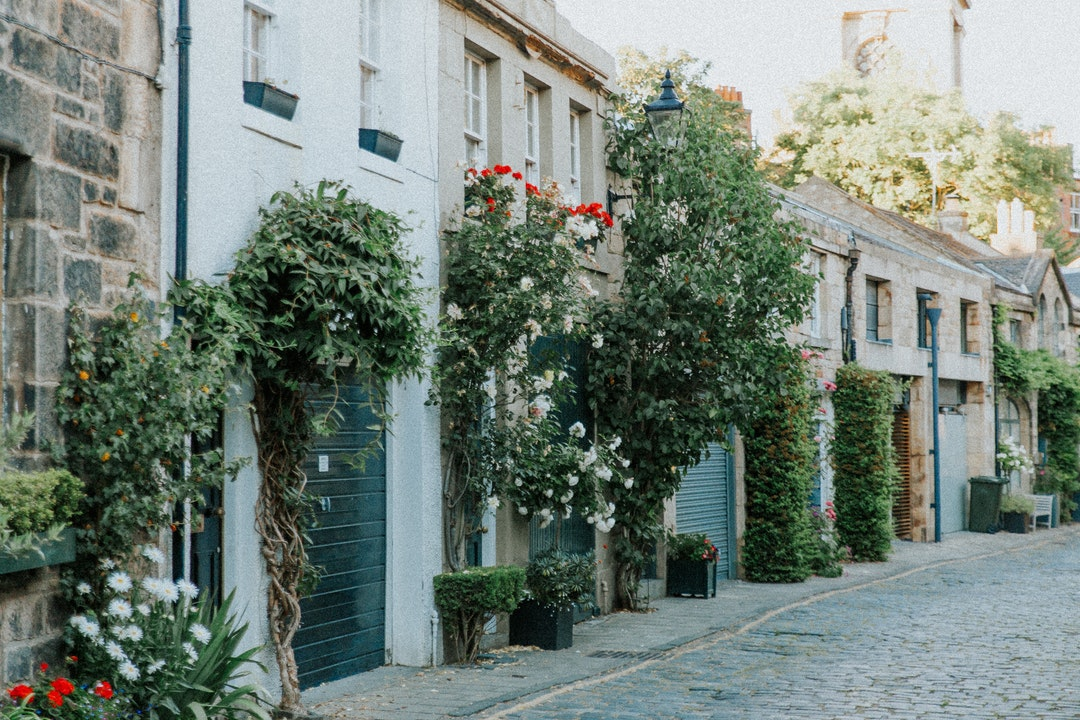
#> input picture images/sample.jpg, 1080 x 720 px
$ python palette_finder.py
#> lines starting #> are read from the running program, lines starting #| are printed output that depends on the picture
import cv2
import numpy as np

from sklearn import cluster


def get_histogram(model):
    num_labels = np.arange(0, len(np.unique(model.labels_)) + 1)
    hist, bin_edges = np.histogram(model.labels_, bins=num_labels, density=1)
    return hist


def plot_colors(hist, model, height=720, width=360):

    #sort data in non-decreasing order
    palette = model.cluster_centers_.astype(int)
    palette = palette[(-hist).argsort()]
    hist = hist[(-hist).argsort()]

    #create palette bars
    bar = np.zeros((height, width, 3), dtype = "uint8")
    start = 0

    for (percent, color) in zip(hist, palette):
        end = start + (percent * height)
        cv2.rectangle(bar, (0, int(start)), (width, int(end)),
                color.astype("uint8").tolist(), -1)
        start = end

    return bar


def get_palette(filename, n_colors=5):
#> called with filename = './images/sample.jpg', n_colors = 5
    save_file='tmp_palette.jpg'
    image = cv2.imread(filename)
#> image is the input picture: shape (720, 1080, 3); mean B, G, R 120.9, 130, 117.3
    image = image.reshape((image.shape[0] * image.shape[1], 3))

    #cluster pixels using k-means
    model = cluster.KMeans(n_clusters=n_colors)
    model.fit(image)
    hist = get_histogram(model)
    bar = plot_colors(hist, model)
#> after the loop in plot_colors, `for (percent, color) in zip(hist, palette):`:
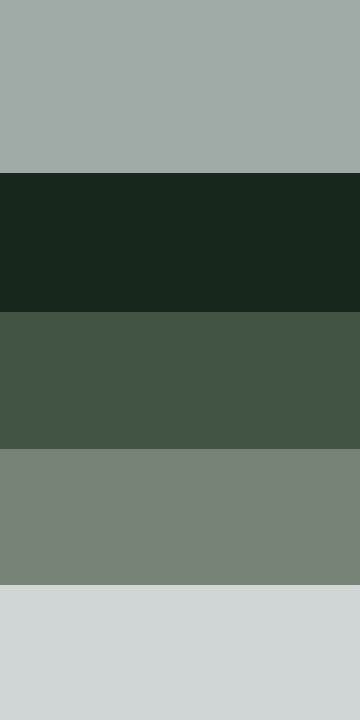
#> bar: shape (720, 360, 3); mean of channels 0, 1, 2 120.5, 129.4, 116.7; drawn as B, G, R
    cv2.imwrite(save_file, bar)

    return save_file


def format_images(img_names, width=3):
#> called with width = 3
    save_file='tweet_img.jpg'
    images = [cv2.imread(f) for f in img_names]
#> images = 2 items

    height = images[0].shape[0]
#> height = 720
    bar = np.zeros((height, width, 3), dtype = "uint8")
    cv2.rectangle(bar, (0, 0), (width, height), (255, 255, 255), -1)
    images.insert(1, bar)
    new_image = np.concatenate(images, axis=1)
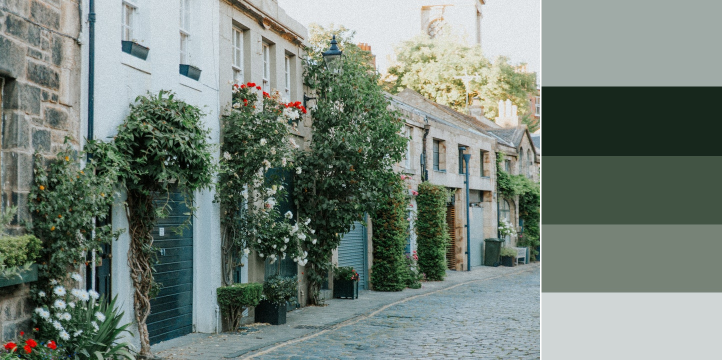
#> new_image: shape (720, 1443, 3) (shown at 1/2 size); mean of channels 0, 1, 2 121.2, 130.1, 117.5; drawn as B, G, R
    cv2.imwrite(save_file, new_image)

    return save_file


def main():
    img_file = './images/sample.jpg'
    palette_file = get_palette(img_file)
    tweet_img = format_images([img_file, palette_file])
    print('Image saved in current directory as {}'.format(tweet_img))


if __name__ == "__main__":
    main()
